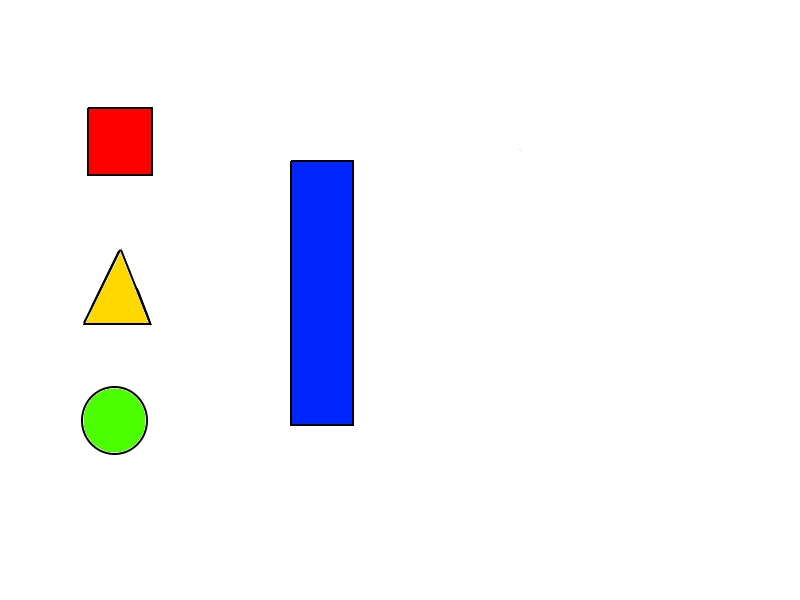
#> input picture Centros y trayectoria basico/image.jpg, 800 x 600 px
$ jupyter execute 'segmentación de color y trayectoria inicial.ipynb'
#> lines starting #> are read from the running program, lines starting #| are printed output that depends on the picture; after the words box and inside, x2 and y2 are one past the last pixel; in counts of white or black regions, pixels touching at a corner belong together
[cell 1]
import cv2 as cv
import numpy as np
from math import sqrt
import math


def seg_color(src,bajos, altos):
    mask = cv.inRange(src, bajos, altos)
    return mask


def filtro_area(mask):

    moments = cv.moments(mask)
    area=moments['m00']
    contours,hierarchy = cv.findContours(mask, 1, 2)
    cnt = contours[0]
    M = cv.moments(cnt)
    area = cv.contourArea(cnt)
    print(area)

    rect = cv.minAreaRect(cnt)
    box = cv.boxPoints(rect)
    box = np.int0(box)

#print( M )


#print(moments)
    if(area > 2000):
#centr
        x = int(moments['m10']/moments['m00'])
        y = int(moments['m01']/moments['m00'])
#mostrar
        #print("x =", x)
        #print("y =", y)

        cv.rectangle(mask,(x,y),(x+2, y+2),(0,0,0),2)
        cv.drawContours(mask,[box],0,(255,255,255),2)
        x1,y1,w1,h1 = cv.boundingRect(cnt)
        cv.rectangle(mask,(x1,y1),(x1+w1,y1+h1),(255,255,255),2)

        return mask,x,y


def obstaculo(maskAzul):
    kernel = np.ones((5,5),np.uint8)

    dilation = cv.dilate(maskAzul,kernel,iterations = 5)
#propiedades del contorno del obstaculo
    contoursd,hierarchyd = cv.findContours(dilation, 1, 2)
    cntd = contoursd[0]
    leftmost = tuple(cntd[cntd[:,:,0].argmin()][0])
    rightmost = tuple(cntd[cntd[:,:,0].argmax()][0])
    topmost = tuple(cntd[cntd[:,:,1].argmin()][0])
    bottommost = tuple(cntd[cntd[:,:,1].argmax()][0])
##dibujando puntos
    cv.rectangle(dilation,leftmost,(leftmost[0]+2, leftmost[1]+2),(0,0,0),2)
    cv.rectangle(dilation,rightmost,(rightmost[0]+2, rightmost[1]+2),(0,0,0),2)
    cv.rectangle(dilation,topmost,(topmost[0]+2, topmost[1]+2),(0,0,0),2)
    cv.rectangle(dilation,bottommost,(bottommost[0]+2, bottommost[1]+2),(0,0,0),2)
    cv.rectangle(dilation,bottommost,(bottommost[0]+2, bottommost[1]+2),(0,0,0),2)
    #cv.rectangle(maskAmarillo,(x,y),(x+2, y+2),(0,0,0),2)

    return dilation,leftmost,rightmost,topmost,bottommost


def trayectoria(dilation,x,y,leftmost,rightmost,topmost,bottommost):
    trayect=[[x,y],[leftmost[0],topmost[1]],[rightmost[0],topmost[1]],[dilation.shape[0]-x,dilation.shape[1]-y]]
    return trayect

rojo_bajos = np.array([0,0,150], dtype=np.uint8)
rojo_altos = np.array([255, 122, 255], dtype=np.uint8)

verde_bajos = np.array([0,200,0], dtype=np.uint8)
verde_altos = np.array([255, 255, 100], dtype=np.uint8)

azul_bajos = np.array([100,0,0], dtype=np.uint8)
azul_altos = np.array([255, 80, 50], dtype=np.uint8)

amarillo_bajos = np.array([0,200,150], dtype=np.uint8)
amarillo_altos = np.array([100, 255, 255], dtype=np.uint8)

src=cv.imread('image.jpg')
#> src is the input picture: shape (600, 800, 3); mean B, G, R 248.6, 244.1, 244

maskRojo=seg_color(src, rojo_bajos, rojo_altos)
#> in seg_color, `mask = cv.inRange(src, bajos, altos)`:
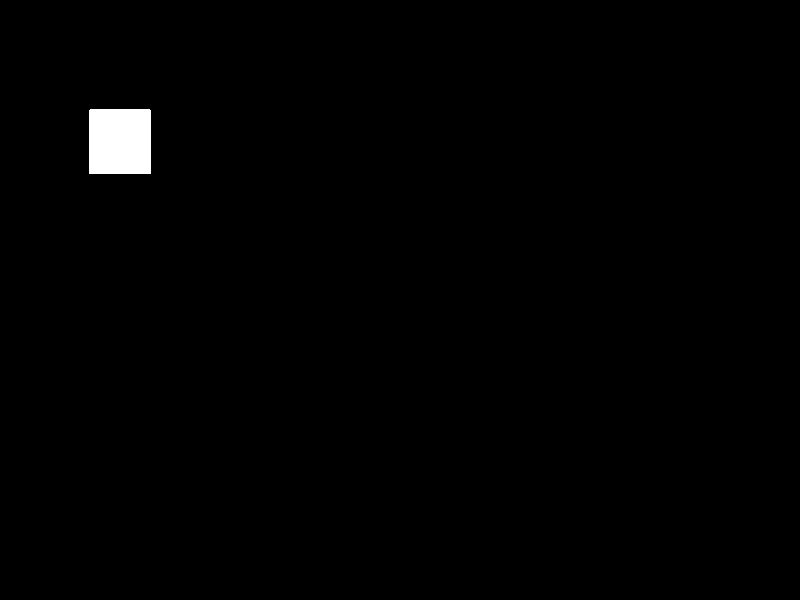
#> mask: shape (600, 800); 0.84% white; 1 white region, box (x1, y1, x2, y2) and area: (89, 109, 151, 174) 4028

maskVerde=seg_color(src, verde_bajos, verde_altos)
#> in seg_color (call 2), `mask = cv.inRange(src, bajos, altos)`:
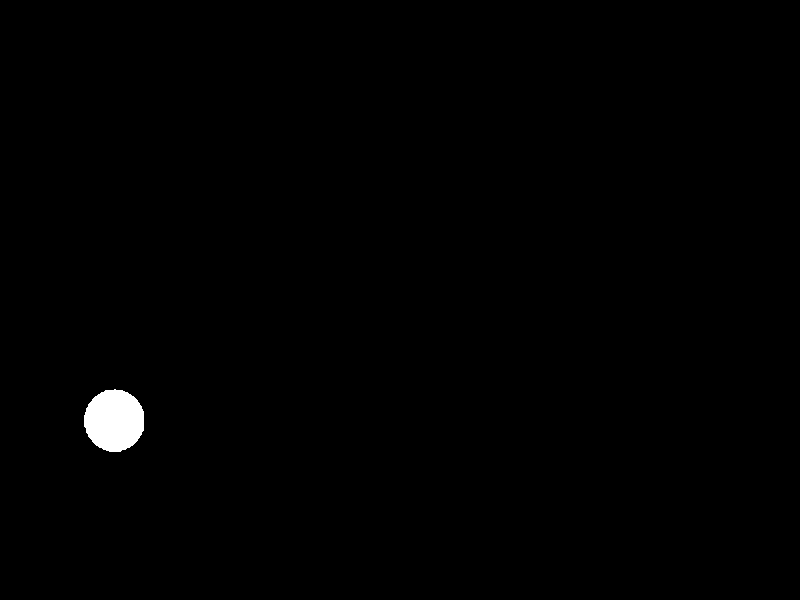
#> mask: shape (600, 800); 0.62% white; 1 white region, box (x1, y1, x2, y2) and area: (84, 389, 144, 452) 2963

maskAzul=seg_color(src, azul_bajos, azul_altos)
#> in seg_color (call 3), `mask = cv.inRange(src, bajos, altos)`:
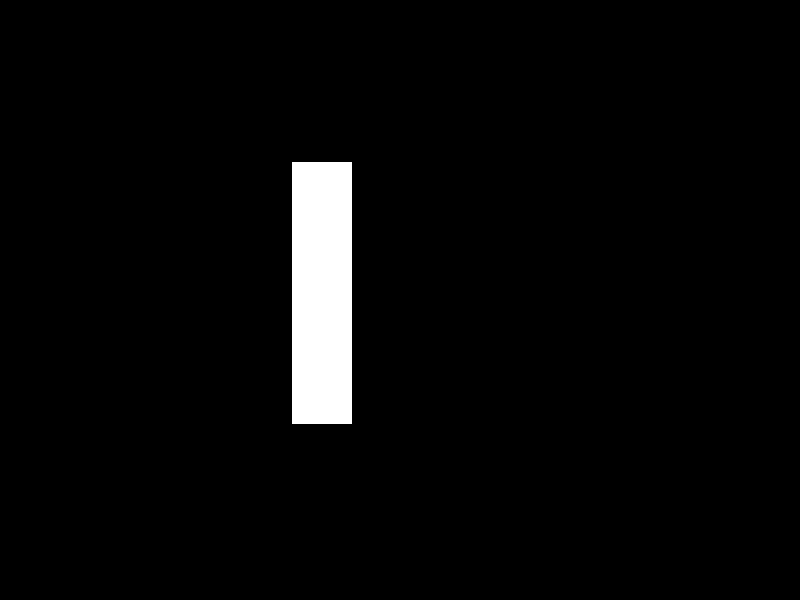
#> mask: shape (600, 800); 3.3% white; 1 white region, box (x1, y1, x2, y2) and area: (292, 162, 352, 424) 15720

maskAmarillo=seg_color(src, amarillo_bajos, amarillo_altos)
#> in seg_color (call 4), `mask = cv.inRange(src, bajos, altos)`:
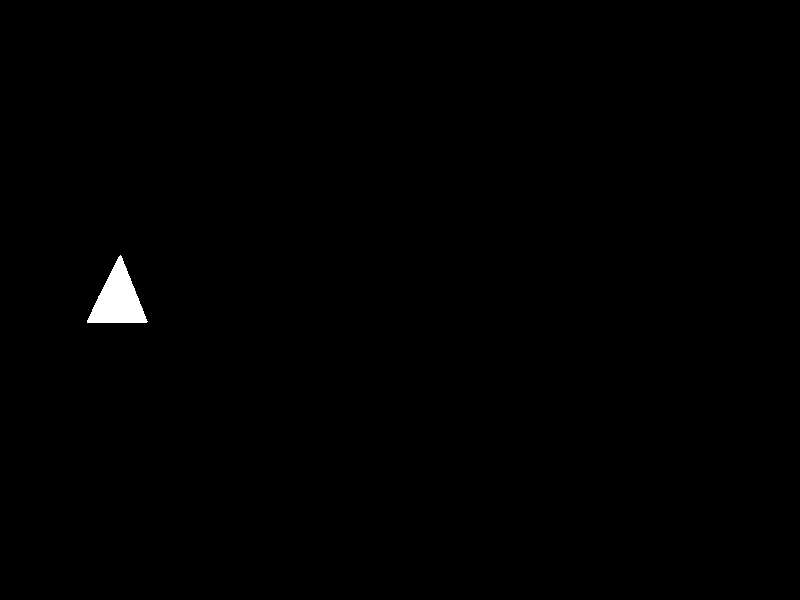
#> mask: shape (600, 800); 0.45% white; 1 white region, box (x1, y1, x2, y2) and area: (87, 255, 148, 323) 2181
###

maskRojo,xRojo,YRojo=filtro_area(maskRojo)
#> in filtro_area, `moments = cv.moments(mask)`: moments = moments, m00 1027140, centre m10/m00, m01/m00 = (119.5, 141)
#> in filtro_area, `area=moments['m00']`: area = 1027140
#> in filtro_area, `contours,hierarchy = cv.findContours(mask, 1, 2)`: contours = 1 item
#> in filtro_area, `cnt = contours[0]`: cnt = [[90, 109], [89, 110], [89, 173], [150, 173], [150, 110], [149, 109]]
#> in filtro_area, `M = cv.moments(cnt)`: M = moments, m00 3903, centre m10/m00, m01/m00 = (119.5, 141)
#> in filtro_area, `area = cv.contourArea(cnt)`: area = 3903
#| 3903.0
#> in filtro_area, `rect = cv.minAreaRect(cnt)`: rect = ((119.5, 141), (64, 61), -90)
#> in filtro_area, `box = cv.boxPoints(rect)`: box = [[150, 173], [89, 173], [89, 109], [150, 109]]
#> in filtro_area, `box = np.int0(box)`: box = [[149, 173], [88, 173], [88, 109], [149, 109]]
#> in filtro_area, `x = int(moments['m10']/moments['m00'])`: x = 119
#> in filtro_area, `y = int(moments['m01']/moments['m00'])`: y = 141
#> in filtro_area, `cv.rectangle(mask,(x,y),(x+2, y+2),(0,0,0),2)`: mask: shape (600, 800); 0.83% white; 1 white region, box (x1, y1, x2, y2) and area: (89, 109, 151, 174) 4007
#> in filtro_area, `x1,y1,w1,h1 = cv.boundingRect(cnt)`: x1 = 89; y1 = 109; w1 = 62; h1 = 65
#> xRojo = 119; YRojo = 141

maskVerde,xVerde,yVerde=filtro_area(maskVerde)
#> in filtro_area (call 2), `contours,hierarchy = cv.findContours(mask, 1, 2)`: contours = 1 contour; box (x1, y1, x2, y2) and area: (84, 389, 144, 452) 2876
#| 2876.0
#> in filtro_area (call 2), `cv.rectangle(mask,(x,y),(x+2, y+2),(0,0,0),2)`: mask: shape (600, 800); 0.61% white; 1 white region, box (x1, y1, x2, y2) and area: (84, 389, 144, 452) 2942
#> in filtro_area (call 2), `cv.rectangle(mask,(x1,y1),(x1+w1,y1+h1),(255,255,255),2)`: mask: shape (600, 800); 0.77% white; 1 white region, box (x1, y1, x2, y2) and area: (83, 388, 146, 454) 3673
#> xVerde = 113; yVerde = 420
###
maskAzul1,xAzul,yAzul=filtro_area(maskAzul)
#| 15399.0
#> in filtro_area (call 3), `cv.rectangle(mask,(x,y),(x+2, y+2),(0,0,0),2)`: mask: shape (600, 800); 3.3% white; 1 white region, box (x1, y1, x2, y2) and area: (292, 162, 352, 424) 15699
#> xAzul = 321; yAzul = 292

maskAmarillo,xAmarillo,yAmarillo=filtro_area(maskAmarillo)
#> in filtro_area (call 4), `moments = cv.moments(mask)`: moments = moments, m00 556155, centre m10/m00, m01/m00 = (117.6, 299.2)
#> in filtro_area (call 4), `area=moments['m00']`: area = 556155
#> in filtro_area (call 4), `contours,hierarchy = cv.findContours(mask, 1, 2)`: contours = 1 contour; box (x1, y1, x2, y2) and area: (87, 255, 148, 323) 2084
#> in filtro_area (call 4), `cnt = contours[0]`: cnt = contour of 117 points, box (x1, y1, x2, y2) (87, 255, 148, 323), area 2084
#> in filtro_area (call 4), `M = cv.moments(cnt)`: M = moments, m00 2083.5, centre m10/m00, m01/m00 = (117.6, 299.2)
#> in filtro_area (call 4), `area = cv.contourArea(cnt)`: area = 2083.5
#| 2083.5
#> in filtro_area (call 4), `rect = cv.minAreaRect(cnt)`: rect = ((117, 288.5), (67, 60), -90)
#> in filtro_area (call 4), `box = cv.boxPoints(rect)`: box = [[147, 322], [87, 322], [87, 255], [147, 255]]
#> in filtro_area (call 4), `x = int(moments['m10']/moments['m00'])`: x = 117
#> in filtro_area (call 4), `y = int(moments['m01']/moments['m00'])`: y = 299
#> in filtro_area (call 4), `cv.rectangle(mask,(x,y),(x+2, y+2),(0,0,0),2)`: mask: shape (600, 800); 0.45% white; 1 white region, box (x1, y1, x2, y2) and area: (87, 255, 148, 323) 2160
#> in filtro_area (call 4), `cv.drawContours(mask,[box],0,(255,255,255),2)`:
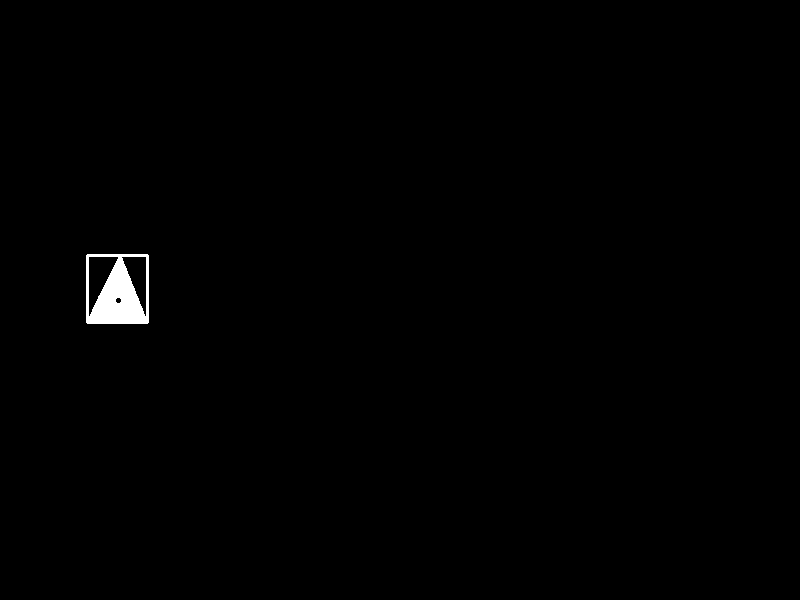
#> mask: shape (600, 800); 0.58% white; 1 white region, box (x1, y1, x2, y2) and area: (86, 254, 149, 324) 2787
#> in filtro_area (call 4), `x1,y1,w1,h1 = cv.boundingRect(cnt)`: x1 = 87; y1 = 255; w1 = 61; h1 = 68
#> in filtro_area (call 4), `cv.rectangle(mask,(x1,y1),(x1+w1,y1+h1),(255,255,255),2)`: mask: shape (600, 800); 0.61% white; 1 white region, box (x1, y1, x2, y2) and area: (86, 254, 150, 325) 2921
#> xAmarillo = 117; yAmarillo = 299


###
dilation,leftmost,rightmost,topmost,bottommost= obstaculo(maskAzul)
#> in obstaculo, `dilation = cv.dilate(maskAzul,kernel,iterations = 5)`:
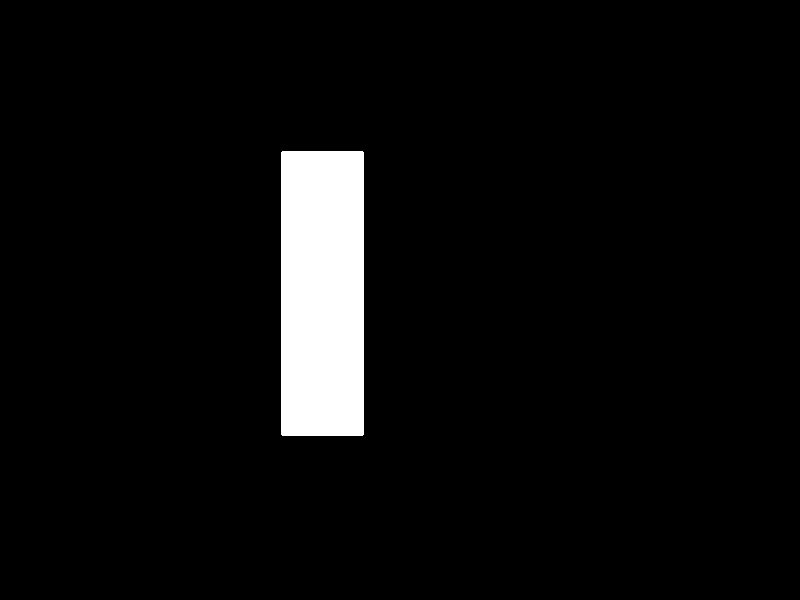
#> dilation: shape (600, 800); 4.9% white; 1 white region, box (x1, y1, x2, y2) and area: (281, 151, 364, 436) 23651
#> in obstaculo, `contoursd,hierarchyd = cv.findContours(dilation, 1, 2)`: contoursd = 1 item
#> in obstaculo, `cntd = contoursd[0]`: cntd = [[282, 151], [281, 152], [281, 434], [282, 435], [362, 435], [363, 434], [363, 152], [362, 151]]
#> in obstaculo, `leftmost = tuple(cntd[cntd[:,:,0].argmin()][0])`: leftmost = (281, 152)
#> in obstaculo, `rightmost = tuple(cntd[cntd[:,:,0].argmax()][0])`: rightmost = (363, 434)
#> in obstaculo, `topmost = tuple(cntd[cntd[:,:,1].argmin()][0])`: topmost = (282, 151)
#> in obstaculo, `bottommost = tuple(cntd[cntd[:,:,1].argmax()][0])`: bottommost = (282, 435)
#> in obstaculo, `cv.rectangle(dilation,leftmost,(leftmost[0]+2, leftmost[1]+2),(0,0,0),2)`: dilation: shape (600, 800); 4.9% white; 1 white region, box (x1, y1, x2, y2) and area: (281, 151, 364, 436) 23634
#> in obstaculo, `cv.rectangle(dilation,rightmost,(rightmost[0]+2, rightmost[1]+2),(0,0,..`: dilation: shape (600, 800); 4.9% white; 1 white region, box (x1, y1, x2, y2) and area: (281, 151, 364, 436) 23630
#> in obstaculo, `cv.rectangle(dilation,topmost,(topmost[0]+2, topmost[1]+2),(0,0,0),2)`: dilation: shape (600, 800); 4.9% white; 1 white region, box (x1, y1, x2, y2) and area: (281, 151, 364, 436) 23626
#> in obstaculo, `cv.rectangle(dilation,bottommost,(bottommost[0]+2, bottommost[1]+2),(0..`: dilation: shape (600, 800); 4.9% white; 1 white region, box (x1, y1, x2, y2) and area: (281, 151, 364, 436) 23619
#> leftmost = (281, 152); rightmost = (363, 434); topmost = (282, 151); bottommost = (282, 435)
###
tRojo=trayectoria(dilation, xRojo, YRojo, leftmost, rightmost, topmost, bottommost)
#> in trayectoria, `trayect=[[x,y],[leftmost[0],topmost[1]],[rightmost[0],topmost[1]],[dil..`: trayect = [[119, 141], [281, 151], [363, 151], [481, 659]]
#> tRojo = [[119, 141], [281, 151], [363, 151], [481, 659]]
tVerde=trayectoria(dilation, xVerde, yVerde, leftmost, rightmost, topmost, bottommost)
#> tVerde = [[113, 420], [281, 151], [363, 151], [487, 380]]
tAzul=trayectoria(dilation, xAzul, yAzul, leftmost, rightmost, topmost, bottommost)
#> tAzul = [[321, 292], [281, 151], [363, 151], [279, 508]]
tAmarillo=trayectoria(dilation, xAmarillo, yAmarillo, leftmost, rightmost, topmost, bottommost)
#> tAmarillo = [[117, 299], [281, 151], [363, 151], [483, 501]]
###
cv.imshow('original',src)
cv.imshow('amarillo', maskAmarillo)
cv.imshow('dilation', dilation)
print(tRojo)
#| [[119, 141], [281, 151], [363, 151], [481, 659]]
cv.waitKey(0)
cv.destroyAllWindows()
